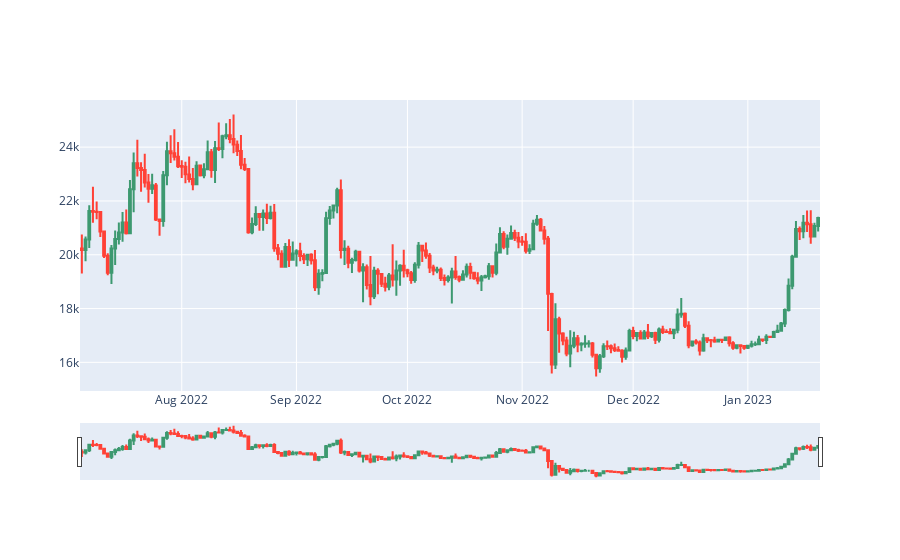
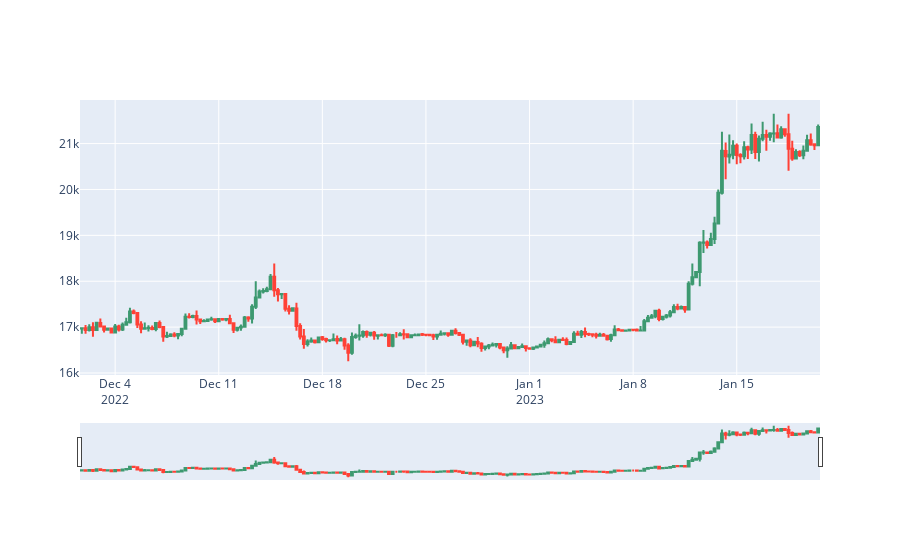
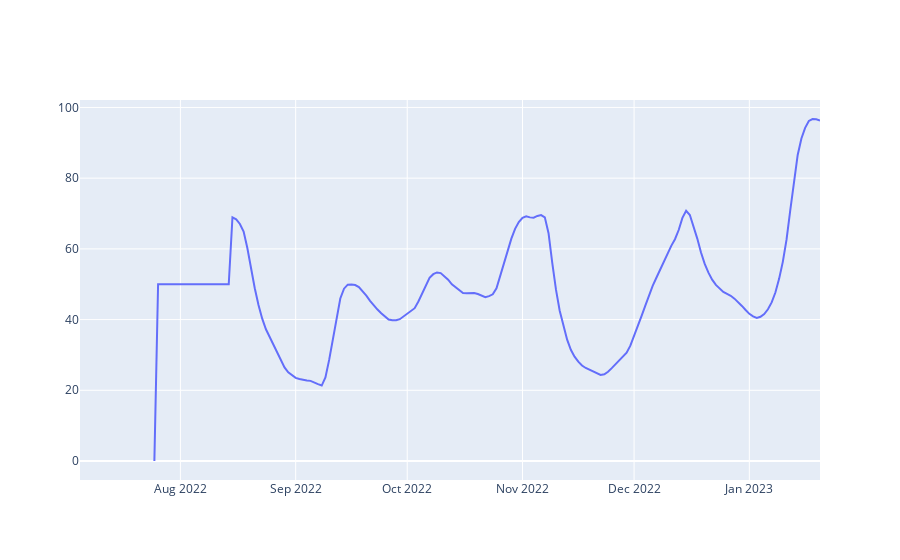

The cell these charts' notebook holds for them, in order:
### Code cell
# up_imbalances = get_list_of_up_imbalances(df_higher_tf)
# down_imbalances = get_list_of_down_imbalances(df_higher_tf)
# up_imbalances = delete_up_imbalance(up_imbalances,df_higher_tf)
# down_imbalances = delete_down_imbalance(down_imbalances,df_higher_tf)
df_higher_tf = get_price_data_binance('BTCUSDT',200,interval=Client.KLINE_INTERVAL_1DAY)
df_lower_tf = get_price_data_binance('BTCUSDT',200,interval=Client.KLINE_INTERVAL_6HOUR)
df_lower_tf = add_rsx_LF(21,df_lower_tf)
df_lower_tf = add_moving_average(3,df_lower_tf)
df_higher_tf = add_rsx_HF(21,df_higher_tf)

fig = go.Figure(data=[go.Candlestick(x=df_higher_tf['date'],
                open=df_higher_tf['open'],
                high=df_higher_tf['high'],
                low=df_higher_tf['low'],
                close=df_higher_tf['close'])])

fig1 = go.Figure(data=[go.Candlestick(x=df_lower_tf['date'],
                open=df_lower_tf['open'],
                high=df_lower_tf['high'],
                low=df_lower_tf['low'],
                close=df_lower_tf['close'])])

for i in range(1, 10):
    if df_lower_tf.iloc[-i]['up_reversal']:
        if df_higher_tf.iloc[-i]['hidden_up_divergence']:
            if df_lower_tf.iloc[-i]['classic_up_divergence']:
                fig1.add_vline(df_lower_tf.iloc[-i]['date'],line_color="green")

    if df_lower_tf.iloc[-i]['down_reversal']:
        if df_higher_tf.iloc[-i]['hidden_down_divergence']:
            if df_lower_tf.iloc[-i]['classic_down_divergence']:
                fig1.add_vline(df_lower_tf.iloc[-i]['date'],line_color="red")

rsx = go.Figure(go.Scatter(
        x=df_higher_tf['date'],
        y=df_higher_tf['RSX']
    ))

fig.update_layout(showlegend=False)
fig.show()
fig1.update_layout(showlegend=False)
fig1.show()
rsx.update_layout(showlegend=False)
rsx.show()

### Figure 1 — Plotly figure (JSON) as saved in the notebook; plotly's stock layout.template omitted (floating-point values rounded to 4 significant figures; data arrays with more than 128 entries replaced by an {"elided": "..."} marker saying what was removed)
{"data": [{"close": {"elided": "200 float values"}, "high": {"elided": "200 float values"}, "low": {"elided": "200 float values"}, "open": {"elided": "200 float values"}, "type": "candlestick", "x": {"elided": "200 str values"}}], "layout": {"showlegend": false}}

### Figure 2 — Plotly figure (JSON) as saved in the notebook; plotly's stock layout.template omitted (floating-point values rounded to 4 significant figures; data arrays with more than 128 entries replaced by an {"elided": "..."} marker saying what was removed)
{"data": [{"close": {"elided": "200 float values"}, "high": {"elided": "200 float values"}, "low": {"elided": "200 float values"}, "open": {"elided": "200 float values"}, "type": "candlestick", "x": {"elided": "200 str values"}}], "layout": {"showlegend": false}}

### Figure 3 — Plotly figure (JSON) as saved in the notebook; plotly's stock layout.template omitted (floating-point values rounded to 4 significant figures; data arrays with more than 128 entries replaced by an {"elided": "..."} marker saying what was removed)
{"data": [{"type": "scatter", "x": {"elided": "200 str values"}, "y": {"elided": "200 float values"}}], "layout": {"showlegend": false}}
